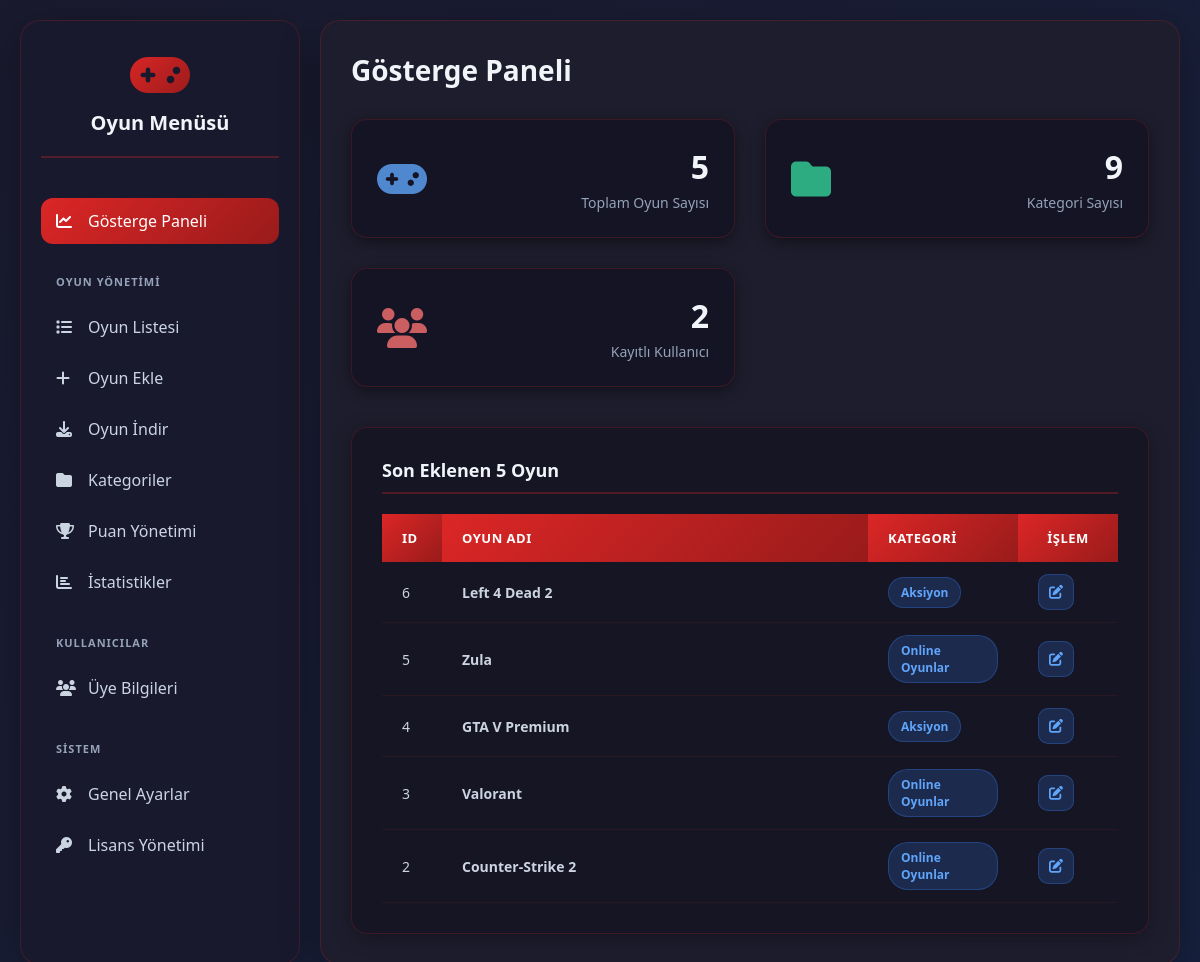
The page /admin on the database its author committed.
### tables this page shows
CREATE TABLE games (
            id INTEGER PRIMARY KEY AUTOINCREMENT,
            oyun_adi TEXT NOT NULL,
            aciklama TEXT,
            cover_image TEXT,
            youtube_id TEXT,
            save_yolu TEXT,
            calistirma_tipi TEXT NOT NULL,
            calistirma_verisi TEXT NOT NULL,
            cikis_yili TEXT,
            pegi TEXT,
            category_id INTEGER,
            average_rating REAL NOT NULL DEFAULT 0,
            rating_count INTEGER NOT NULL DEFAULT 0, click_count INTEGER NOT NULL DEFAULT 0, launch_script TEXT, yuzde_yuz_save_path TEXT,
            FOREIGN KEY (category_id) REFERENCES categories (id)
        );

CREATE TABLE categories (
            id INTEGER PRIMARY KEY AUTOINCREMENT,
            name TEXT NOT NULL UNIQUE
        , icon TEXT);

### app.py (the view)
@app.route('/admin')
def admin_index():
    conn = get_db_connection()
    game_count = conn.execute('SELECT COUNT(*) FROM games').fetchone()[0]
    category_count = conn.execute('SELECT COUNT(*) FROM categories').fetchone()[0]
    user_count = conn.execute('SELECT COUNT(*) FROM users').fetchone()[0]
    stats = {
        'game_count': game_count,
        'category_count': category_count,
        'user_count': user_count
    }
    query = """
    SELECT g.id, g.oyun_adi, c.name as category_name
    FROM games g
    LEFT JOIN categories c ON g.category_id = c.id
    ORDER BY g.id DESC
    LIMIT 5
    """
    recent_games = conn.execute(query).fetchall()
    conn.close()
    recent_games_list = [dict(game) for game in recent_games]
    return render_template('index.html', stats=stats, recent_games=recent_games_list)

### app.py (called while the page is built)
def get_db_connection():
    conn = sqlite3.connect(DATABASE, check_same_thread=False)
    conn.row_factory = sqlite3.Row
    return conn

### templates/index.html (shortened to what this page needs)
{% extends 'base_admin.html' %}
{% block content %}
    <div class="header">
        <h1>Gösterge Paneli</h1>
    </div>
    <div class="stats-grid">
        <div class="stat-card stat-games">
            <div class="stat-icon"><i class="fas fa-gamepad"></i></div>
            <div class="stat-info">
                <div class="stat-value">{{ stats.game_count }}</div>
                <div class="stat-label">Toplam Oyun Sayısı</div>
            </div>
        </div>
        <div class="stat-card stat-categories">
            <div class="stat-icon"><i class="fas fa-folder"></i></div>
            <div class="stat-info">
                <div class="stat-value">{{ stats.category_count }}</div>
                <div class="stat-label">Kategori Sayısı</div>
            </div>
        </div>
        <div class="stat-card stat-users">
            <div class="stat-icon"><i class="fas fa-users"></i></div>
            <div class="stat-info">
                <div class="stat-value">{{ stats.user_count }}</div>
                <div class="stat-label">Kayıtlı Kullanıcı</div>
            </div>
        </div>
    </div>
    <div class="form-container">
        <div class="section-title">Son Eklenen 5 Oyun</div>
        {% if recent_games %}
            <table class="recent-games-table">
                <thead>
                    <tr>
                        <th style="width: 60px;">ID</th>
                        <th>Oyun Adı</th>
                        <th style="width: 150px;">Kategori</th>
                        <th style="width: 100px; text-align: center;">İşlem</th>
                    </tr>
                </thead>
                <tbody>
                    {% for game in recent_games %}
                    <tr>
                        <td>{{ game.id }}</td>
                        <td class="game-name">{{ game.oyun_adi }}</td>
                        <td>
                            <span class="badge badge-{{ 'uncategorized' if not game.category_name else 'default' }}">
                                {{ game.category_name or 'Kategorisiz' }}
                            </span>
                        </td>
                        <td style="text-align: center;">
                            <a href="{{ url_for('edit_game', game_id=game.id) }}" class="btn-icon btn-edit" title="Düzenle">
                                <i class="fas fa-edit"></i>
                            </a>
                        </td>
                    </tr>
                    {% endfor %}
                </tbody>
            </table>
        {% else %}
            <p style="color: #94a3b8; text-align: center;">Henüz sisteme eklenmiş bir oyun bulunmamaktadır. Hemen bir oyun ekleyin!</p>
        {% endif %}
    </div>
{% endblock %}

### static/css/admin_styles.css (style rules this page uses)
* { margin: 0; padding: 0; box-sizing: border-box; }
body { font-family: 'Segoe UI', Tahoma, Geneva, Verdana, sans-serif; background: linear-gradient(135deg, #1a1a2e 0%, #16213e 100%); min-height: 100vh; padding: 20px; color: #f1f5f9; background-repeat: no-repeat; background-size: cover; background-attachment: fixed; }
.header { display: flex; justify-content: space-between; align-items: center; margin-bottom: 30px; flex-shrink: 0; }
.header h1 { font-size: 28px; color: #f1f5f9; font-weight: 700; border-bottom: none; padding-bottom: 0; margin-top: 0; }
.btn-icon { width: 36px; height: 36px; border-radius: 10px; border: none; cursor: pointer; display: flex; align-items: center; justify-content: center; transition: all 0.3s ease; text-decoration: none; }
.btn-edit { background: rgba(59, 130, 246, 0.2); color: #60a5fa; border: 1px solid rgba(59, 130, 246, 0.3); }
table { width: 100%; border-collapse: collapse; }
thead { background: linear-gradient(135deg, #dc2626 0%, #991b1b 100%); }
thead th { padding: 18px 20px; text-align: left; color: white; font-weight: 600; font-size: 13px; text-transform: uppercase; letter-spacing: 0.5px; }
tbody tr { border-bottom: 1px solid rgba(220, 38, 38, 0.1); transition: all 0.3s ease; }
tbody tr:last-child { border-bottom: none; }
tbody td { padding: 18px 20px; color: #cbd5e1; font-size: 14px; white-space: normal; }
.game-name { font-weight: 600; color: #f1f5f9; }
.badge { display: inline-block; padding: 6px 12px; border-radius: 20px; font-size: 12px; font-weight: 600; }
.badge-default { background: rgba(59, 130, 246, 0.2); color: #60a5fa; border: 1px solid rgba(59, 130, 246, 0.3); }
.form-container { background: rgba(20, 20, 36, 0.8); border-radius: 16px; padding: 30px; box-shadow: 0 4px 20px rgba(0, 0, 0, 0.3); border: 1px solid rgba(220, 38, 38, 0.2); flex-grow: 1; overflow-y: auto; }
.section-title { font-size: 18px; font-weight: 700; color: #f1f5f9; margin-bottom: 20px; padding-bottom: 10px; border-bottom: 2px solid rgba(220, 38, 38, 0.3); }
.stats-grid { display: grid; grid-template-columns: repeat(auto-fit, minmax(250px, 1fr)); gap: 30px; margin-bottom: 40px; flex-shrink: 0; }
.stat-card { background: rgba(20, 20, 36, 0.9); border-radius: 16px; padding: 25px; display: flex; align-items: center; justify-content: space-between; box-shadow: 0 4px 15px rgba(0, 0, 0, 0.4); transition: transform 0.3s ease, box-shadow 0.3s ease; border: 1px solid rgba(220, 38, 38, 0.2); }
.stat-icon i { font-size: 40px; opacity: 0.8; }
.stat-info { text-align: right; }
.stat-value { font-size: 32px; font-weight: 700; color: #f1f5f9; margin-bottom: 5px; }
.stat-label { font-size: 14px; color: #94a3b8; font-weight: 500; }
.stat-games .stat-icon i { color: #60a5fa; }
.stat-categories .stat-icon i { color: #34d399; }
.stat-users .stat-icon i { color: #f87171; }
.recent-games-table { width: 100%; border-collapse: collapse; }
.recent-games-table thead th { padding: 15px 20px; text-align: left; color: white; font-weight: 600; font-size: 13px; text-transform: uppercase; letter-spacing: 0.5px; background: linear-gradient(135deg, #dc2626 0%, #991b1b 100%); }
.recent-games-table tbody tr { border-bottom: 1px solid rgba(220, 38, 38, 0.1); transition: background-color 0.3s ease; }
.recent-games-table tbody td { padding: 12px 20px; color: #cbd5e1; font-size: 14px; vertical-align: middle; }

### rows shown on the page
games: id "6", oyun_adi "Left 4 Dead 2", name "Aksiyon"
games: id "5", oyun_adi "Zula", name "Online Oyunlar"
games: id "4", oyun_adi "GTA V Premium", name "Aksiyon"
games: id "3", oyun_adi "Valorant", name "Online Oyunlar"
games: id "2", oyun_adi "Counter-Strike 2", name "Online Oyunlar"

### other values the page prints
{{ stats.game_count }} "5"
{{ stats.category_count }} "9"
{{ stats.user_count }} "2"
